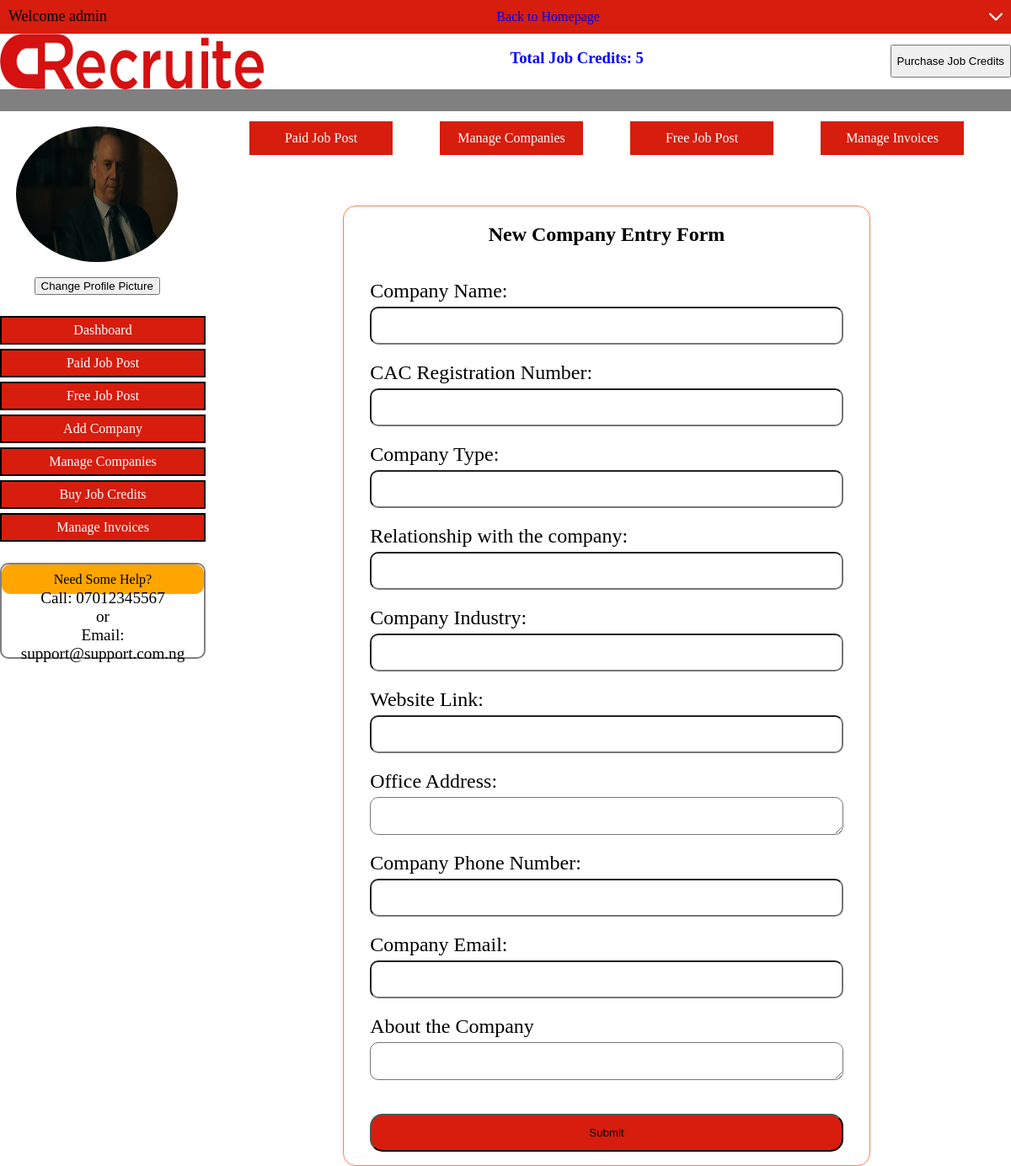
Screenshot of /addCompany (signed in) with the database file from the repository.
### account/models.py (models this page shows, shortened)
class UserProfile(models.Model):
    user =  models.OneToOneField(Account, on_delete=models.CASCADE)
    profile_pic = models.ImageField(blank=True, null=True, upload_to='userprofile')
    credit = models.IntegerField(default=0)
    free_post = models.BooleanField(default=True)

class Account(AbstractBaseUser):
    first_name       = models.CharField(max_length=50)
    last_name        = models.CharField(max_length=50)
    email            = models.EmailField(max_length=100, unique=True)
    phone_number     = models.CharField(max_length=20)
    date_joined      = models.DateTimeField(auto_now_add=True)
    last_login       = models.DateTimeField(auto_now_add=True)
    is_admin         = models.BooleanField(default=False)
    is_staff         = models.BooleanField(default=False)
    is_active        = models.BooleanField(default=True)
    is_superadmin    = models.BooleanField(default=False)
    USERNAME_FIELD = 'email'
    REQUIRED_FIELDS = ['first_name', 'last_name', 'phone_number']
    objects = MyAccountManager()

### crecruite/views.py (the view, shortened to what this page needs)
# urls.py: path('addCompany', views.add_company, name='addcompany'),
@login_required(login_url='login')
def add_company(request):
    profile = UserProfile.objects.get(user=request.user)
    return render(request, 'addCompany.html', {"profile": profile})

### templates/addCompany.html (shortened to what this page needs)
{% load static %}
<html lang="en">
<head>
    <link rel="stylesheet" href="{% static 'css/dashboard.css' %}">
    <link rel="stylesheet" href="{% static 'css/addCompany.css' %}">
</head>
<body>
    <div class="container">
        <nav class="navbar">
            <div class="topbar">
                <p>Welcome {{ profile.user.first_name }}</p>
                <a href="{% url 'home' %}">Back to Homepage</a>
                {% include 'dropDiv.html' %}
              </div>
              <div class="midbar">
                  <img onclick="window.location.href='./'" src="{% static 'img/clong.png' %}" alt="Logo">
                  <h3 style="color: blue;">Total Job Credits: {{ profile.credit }}</h3>
                <div class="butAlign">
                    <button onclick="window.location.href='./buycredit'">Purchase Job Credits</button>
                </div>
            </div>
            <div class="endbar"></div>
        </nav>
        <div class="dashContent">
            <div class="leftContent">
                <br>
                <div class="picDiv">
                    <img src="{% if profile.profile_pic.url %}{{ profile.profile_pic.url }}{% else %}{% static 'img/profile.png' %}{% endif %}" alt="Profile Picture">                    <br>
                    <button style="margin-left: 20%;">Change Profile Picture</button>
                </div>
                <div class="leftOptions">
                    <a href="/dashboard">Dashboard</a>
                    <a href="/paidpost">Paid Job Post</a>
                    <a href="/freepost">Free Job Post</a>
                    <a href="/addCompany">Add Company</a>
                    <a href="/manageCompanies">Manage Companies</a>
                    <a href="/buycredit">Buy Job Credits</a>
                    <a href="/manageInvoice">Manage Invoices</a>
                </div>
                <div class="leftHelp">
                    <div class="topHelp">
                        Need Some Help?
                    </div>
                    {% include 'bottomHelp.html' %}
                </div>
            </div>
            <div class="rightContent">
                <div class="rightOptions">
                    <a href="/paidpost">Paid Job Post</a>
                    <a href="/manageCompanies">Manage Companies</a>
                    <a href="/freepost">Free Job Post</a>
                    <a href="/manageInvoice">Manage Invoices</a>
                </div>
                <div class="rightDiv">
                    <div class="rightFormDiv">
                        <h2>New Company Entry Form</h2>
                        <form method="POST" action="{% url 'addcompany' %}">
                            <div class="formControl">
                                <label for="name">Company Name:</label>
                                <input type="text" name="name">
                            </div>
                            <div class="formControl">
                                <label for="regno">CAC Registration Number:</label>
                                <input type="text" name="regno">
                            </div>
                            <div class="formControl">
                                <label for="type">Company Type:</label>
                                <input type="text" name="type">
                            </div>
                            <div class="formControl">
                                <label for="relation">Relationship with the company:</label>
                                <input type="text" name="relation">
                            </div>
                            <div class="formControl">
                                <label for="industry">Company Industry:</label>
                                <input type="text" name="industry">
                            </div>
                            <div class="formControl">
                                <label for="link">Website Link:</label>
                                <input type="text" name="link">
                            </div>
                            <div class="formControl">
                                <label for="address">Office Address:</label>
                                <textarea name="address"cols="30" rows="10"></textarea>
                            </div>
                            <div class="formControl">
                                <label for="number">Company Phone Number:</label>
                                <input type="text" name="number">
                            </div>
                            <div class="formControl">
                                <label for="email">Company Email:</label>
                                <input type="text" name="email">
                            </div>
                            <div class="formControl">
                                <label for="about">About the Company</label>
                                <textarea name="about" cols="30" rows="10"></textarea>
                            </div>
                            <div class="formControl">
                                <input type="submit">
                            </div>
                        </form>
                    </div>
                </div>
            </div>
        </div>
    </div>
</body>
</html>

### static/css/dashboard.css (style rules this page uses)
body { margin: 0; padding: 0; }
.container { width: 100%; height: 100%; display: flex; flex-direction: column; overflow: auto; }
nav { display: flex; flex-direction: column; width: 100%; height: 20%; }
.topbar { display: flex; justify-content: space-between; align-items: center; width: 100%; height: 30%; background-color: #D71D0D; }
.topbar p:nth-child(1) { margin-left: 10px; font-size: large; }
.topbar a { text-decoration: none; }
.midbar { height: 50%; width: 100%; display: flex; justify-content: space-between; }
.butAlign { height: 100%; display: flex; justify-content: center; align-items: center; }
.butAlign button { padding-top: 10px; padding-bottom: 10px; }
.endbar { background-color: grey; height: 25%; width: 100%; z-index: -3; }
.dashContent { display: flex; width: 100%; }
.leftContent { width: 20%; }
.picDiv { display: flex; flex-direction: column; justify-content: center; align-items: center; width: 80%; height: 200px; }
.picDiv img { width: 100%; height: 90%; margin-left: 20%; border-radius: 50%; }
.leftOptions { display: flex; flex-direction: column; width: 100%; margin-top: 20px; }
.leftOptions a { display: flex; justify-content: center; align-items: center; text-decoration: none; width: 100%; background-color: #D71D0D; color: white; height: 30px; border: 2px solid black; margin-top: 5px; }
.leftHelp { border: 2px solid grey; border-radius: 10px; margin-top: 25px; width: 100%; display: flex; flex-direction: column; justify-content: center; align-items: center; }
.topHelp { width: 100%; background-color: orange; height: 35px; border-radius: 10px; display: flex; justify-content: center; align-items: center; }
.rightContent { width: 80%; height: fit-content; display: flex; flex-direction: column; }
.rightOptions { display: flex; justify-content: space-evenly; align-items: center; width: 100%; margin-top: 12px; }
.rightOptions a { display: flex; justify-content: center; align-items: center; background-color: #D71D0D; width: 170px; height: 40px; color: white; text-decoration: none; }

### static/css/addCompany.css (style rules this page uses)
.rightDiv { display: flex; justify-content: center; width: 100%; height: fit-content; }
.rightFormDiv { border: 1px solid coral; border-radius: 15px; width: 65%; margin-top: 60px; display: flex; flex-direction: column; align-items: center; }
form { display: flex; flex-direction: column; height: 100%; width: 90%; }
.formControl { display: flex; flex-direction: column; margin-top: 20px; }
.formControl label { font-size: x-large; }
.formControl :nth-child(2) { margin-top: 5px; border-radius: 10px; height: 45px; font-size: larger; }
input[type=submit] { margin-top: 20px; background-color: #D71D0D; height: 45px; border-radius: 15px; }

### rows the page displays
UserProfile: user.first_name "admin", credit "5", profile_pic (picture)
